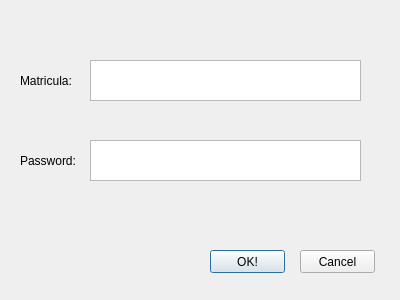
<?xml version="1.0" encoding="UTF-8"?>
<ui version="4.0">
 <class>Inicia</class>
 <widget class="QDialog" name="Inicia">
  <property name="geometry">
   <rect>
    <x>0</x>
    <y>0</y>
    <width>400</width>
    <height>300</height>
   </rect>
  </property>
  <property name="windowTitle">
   <string>Dialog</string>
  </property>
  <widget class="QTextEdit" name="textEdit">
   <property name="geometry">
    <rect>
     <x>90</x>
     <y>60</y>
     <width>271</width>
     <height>41</height>
    </rect>
   </property>
   <property name="html">
    <string>&lt;!DOCTYPE HTML PUBLIC &quot;-//W3C//DTD HTML 4.0//EN&quot; &quot;http://www.w3.org/TR/REC-html40/strict.dtd&quot;&gt;
&lt;html&gt;&lt;head&gt;&lt;meta name=&quot;qrichtext&quot; content=&quot;1&quot; /&gt;&lt;style type=&quot;text/css&quot;&gt;
p, li { white-space: pre-wrap; }
&lt;/style&gt;&lt;/head&gt;&lt;body style=&quot; font-family:'MS Shell Dlg 2'; font-size:8.25pt; font-weight:400; font-style:normal;&quot;&gt;
&lt;p style=&quot;-qt-paragraph-type:empty; margin-top:0px; margin-bottom:0px; margin-left:0px; margin-right:0px; -qt-block-indent:0; text-indent:0px;&quot;&gt;&lt;br /&gt;&lt;/p&gt;&lt;/body&gt;&lt;/html&gt;</string>
   </property>
  </widget>
  <widget class="QTextEdit" name="textEdit_2">
   <property name="geometry">
    <rect>
     <x>90</x>
     <y>140</y>
     <width>271</width>
     <height>41</height>
    </rect>
   </property>
   <property name="html">
    <string>&lt;!DOCTYPE HTML PUBLIC &quot;-//W3C//DTD HTML 4.0//EN&quot; &quot;http://www.w3.org/TR/REC-html40/strict.dtd&quot;&gt;
&lt;html&gt;&lt;head&gt;&lt;meta name=&quot;qrichtext&quot; content=&quot;1&quot; /&gt;&lt;style type=&quot;text/css&quot;&gt;
p, li { white-space: pre-wrap; }
&lt;/style&gt;&lt;/head&gt;&lt;body style=&quot; font-family:'MS Shell Dlg 2'; font-size:8.25pt; font-weight:400; font-style:normal;&quot;&gt;
&lt;p style=&quot;-qt-paragraph-type:empty; margin-top:0px; margin-bottom:0px; margin-left:0px; margin-right:0px; -qt-block-indent:0; text-indent:0px;&quot;&gt;&lt;br /&gt;&lt;/p&gt;&lt;/body&gt;&lt;/html&gt;</string>
   </property>
  </widget>
  <widget class="QLabel" name="label">
   <property name="geometry">
    <rect>
     <x>20</x>
     <y>70</y>
     <width>61</width>
     <height>21</height>
    </rect>
   </property>
   <property name="text">
    <string>Matricula:</string>
   </property>
  </widget>
  <widget class="QLabel" name="label_2">
   <property name="geometry">
    <rect>
     <x>20</x>
     <y>150</y>
     <width>61</width>
     <height>21</height>
    </rect>
   </property>
   <property name="text">
    <string>Password:</string>
   </property>
  </widget>
  <widget class="QPushButton" name="okea">
   <property name="geometry">
    <rect>
     <x>210</x>
     <y>250</y>
     <width>75</width>
     <height>23</height>
    </rect>
   </property>
   <property name="text">
    <string>OK!</string>
   </property>
  </widget>
  <widget class="QPushButton" name="cancela">
   <property name="geometry">
    <rect>
     <x>300</x>
     <y>250</y>
     <width>75</width>
     <height>23</height>
    </rect>
   </property>
   <property name="text">
    <string>Cancel</string>
   </property>
  </widget>
 </widget>
 <resources/>
 <connections/>
</ui>
